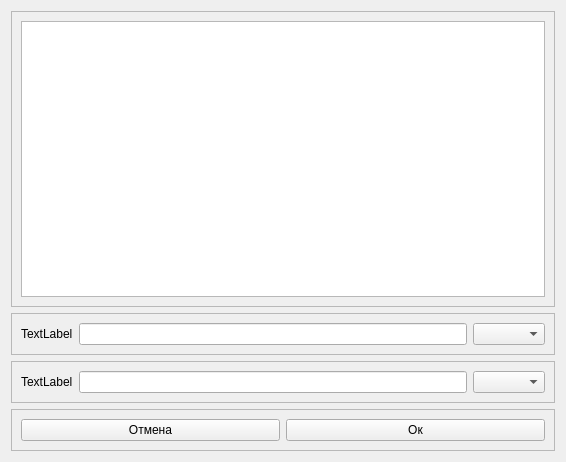
<?xml version="1.0" encoding="UTF-8"?>
<ui version="4.0">
 <class>LIPVectorStyleForm</class>
 <widget class="QWidget" name="LIPVectorStyleForm">
  <property name="geometry">
   <rect>
    <x>0</x>
    <y>0</y>
    <width>566</width>
    <height>462</height>
   </rect>
  </property>
  <property name="windowTitle">
   <string>Form</string>
  </property>
  <layout class="QVBoxLayout" name="verticalLayout">
   <item>
    <widget class="QFrame" name="frame">
     <property name="frameShape">
      <enum>QFrame::StyledPanel</enum>
     </property>
     <property name="frameShadow">
      <enum>QFrame::Raised</enum>
     </property>
     <layout class="QHBoxLayout" name="horizontalLayout">
      <item>
       <widget class="QGraphicsView" name="graphicsView"/>
      </item>
     </layout>
    </widget>
   </item>
   <item>
    <widget class="QFrame" name="frame_2">
     <property name="frameShape">
      <enum>QFrame::StyledPanel</enum>
     </property>
     <property name="frameShadow">
      <enum>QFrame::Raised</enum>
     </property>
     <layout class="QHBoxLayout" name="horizontalLayout_2">
      <item>
       <widget class="QLabel" name="label">
        <property name="text">
         <string>TextLabel</string>
        </property>
       </widget>
      </item>
      <item>
       <widget class="QLineEdit" name="lineEdit"/>
      </item>
      <item>
       <widget class="QComboBox" name="comboBox"/>
      </item>
     </layout>
    </widget>
   </item>
   <item>
    <widget class="QFrame" name="frame_3">
     <property name="frameShape">
      <enum>QFrame::StyledPanel</enum>
     </property>
     <property name="frameShadow">
      <enum>QFrame::Raised</enum>
     </property>
     <layout class="QHBoxLayout" name="horizontalLayout_3">
      <item>
       <widget class="QLabel" name="label_2">
        <property name="text">
         <string>TextLabel</string>
        </property>
       </widget>
      </item>
      <item>
       <widget class="QLineEdit" name="lineEdit_2"/>
      </item>
      <item>
       <widget class="QComboBox" name="comboBox_2"/>
      </item>
     </layout>
    </widget>
   </item>
   <item>
    <widget class="QFrame" name="frame_4">
     <property name="frameShape">
      <enum>QFrame::StyledPanel</enum>
     </property>
     <property name="frameShadow">
      <enum>QFrame::Raised</enum>
     </property>
     <layout class="QHBoxLayout" name="horizontalLayout_4">
      <item>
       <widget class="QPushButton" name="pushButton">
        <property name="text">
         <string>Отмена</string>
        </property>
       </widget>
      </item>
      <item>
       <widget class="QPushButton" name="pushButton_2">
        <property name="text">
         <string>Ок</string>
        </property>
       </widget>
      </item>
     </layout>
    </widget>
   </item>
  </layout>
 </widget>
 <resources/>
 <connections/>
</ui>
